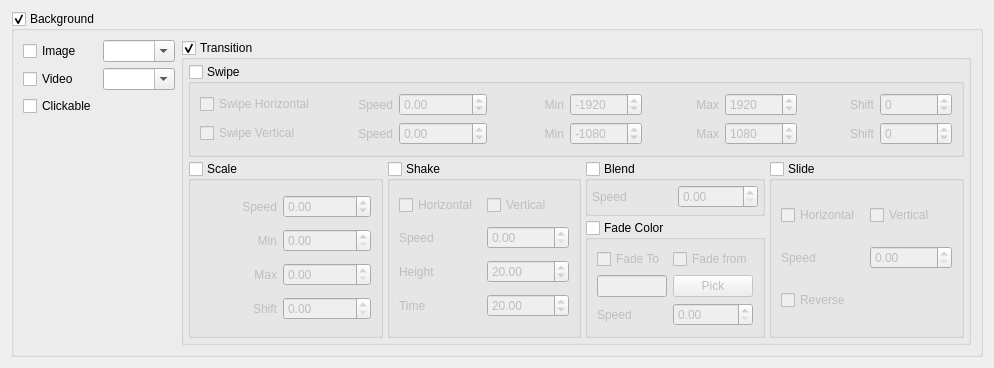
<?xml version="1.0" encoding="UTF-8"?>
<ui version="4.0">
 <class>BackgroundEditDialog</class>
 <widget class="QDialog" name="BackgroundEditDialog">
  <property name="geometry">
   <rect>
    <x>0</x>
    <y>0</y>
    <width>994</width>
    <height>368</height>
   </rect>
  </property>
  <property name="windowTitle">
   <string>Dialog</string>
  </property>
  <layout class="QGridLayout" name="gridLayout">
   <item row="0" column="1">
    <widget class="QGroupBox" name="background_box">
     <property name="title">
      <string>Background</string>
     </property>
     <property name="checkable">
      <bool>true</bool>
     </property>
     <layout class="QGridLayout" name="gridLayout_2">
      <item row="1" column="0">
       <widget class="QCheckBox" name="video_checkbox">
        <property name="maximumSize">
         <size>
          <width>100</width>
          <height>16777215</height>
         </size>
        </property>
        <property name="text">
         <string>Video</string>
        </property>
       </widget>
      </item>
      <item row="4" column="0" colspan="2">
       <widget class="QLabel" name="preview">
        <property name="maximumSize">
         <size>
          <width>16777215</width>
          <height>16777215</height>
         </size>
        </property>
        <property name="text">
         <string/>
        </property>
       </widget>
      </item>
      <item row="0" column="1">
       <widget class="QComboBox" name="image_combobox">
        <property name="editable">
         <bool>true</bool>
        </property>
       </widget>
      </item>
      <item row="1" column="1">
       <widget class="QComboBox" name="video_combobox">
        <property name="editable">
         <bool>true</bool>
        </property>
       </widget>
      </item>
      <item row="0" column="0">
       <widget class="QCheckBox" name="imageCheckbox">
        <property name="maximumSize">
         <size>
          <width>100</width>
          <height>16777215</height>
         </size>
        </property>
        <property name="text">
         <string>Image</string>
        </property>
       </widget>
      </item>
      <item row="0" column="2" rowspan="6">
       <widget class="QGroupBox" name="transition_combobox">
        <property name="title">
         <string>Transition</string>
        </property>
        <property name="checkable">
         <bool>true</bool>
        </property>
        <layout class="QGridLayout" name="gridLayout_3">
         <property name="leftMargin">
          <number>4</number>
         </property>
         <property name="topMargin">
          <number>4</number>
         </property>
         <property name="rightMargin">
          <number>4</number>
         </property>
         <property name="bottomMargin">
          <number>4</number>
         </property>
         <property name="spacing">
          <number>4</number>
         </property>
         <item row="0" column="0" colspan="4">
          <widget class="QGroupBox" name="swipe_groupbox">
           <property name="title">
            <string>Swipe</string>
           </property>
           <property name="checkable">
            <bool>true</bool>
           </property>
           <property name="checked">
            <bool>false</bool>
           </property>
           <layout class="QGridLayout" name="gridLayout_4">
            <item row="0" column="6">
             <widget class="QSpinBox" name="swipe_h_max">
              <property name="minimum">
               <number>-100000</number>
              </property>
              <property name="maximum">
               <number>100000</number>
              </property>
              <property name="value">
               <number>1920</number>
              </property>
             </widget>
            </item>
            <item row="1" column="5">
             <widget class="QLabel" name="label_6">
              <property name="text">
               <string>Max</string>
              </property>
              <property name="alignment">
               <set>Qt::AlignRight|Qt::AlignTrailing|Qt::AlignVCenter</set>
              </property>
             </widget>
            </item>
            <item row="0" column="7">
             <widget class="QLabel" name="label_7">
              <property name="text">
               <string>Shift</string>
              </property>
              <property name="alignment">
               <set>Qt::AlignRight|Qt::AlignTrailing|Qt::AlignVCenter</set>
              </property>
             </widget>
            </item>
            <item row="0" column="5">
             <widget class="QLabel" name="label_3">
              <property name="text">
               <string>Max</string>
              </property>
              <property name="alignment">
               <set>Qt::AlignRight|Qt::AlignTrailing|Qt::AlignVCenter</set>
              </property>
             </widget>
            </item>
            <item row="1" column="2">
             <widget class="QDoubleSpinBox" name="swipe_v_speed">
              <property name="minimum">
               <double>-100000.000000000000000</double>
              </property>
              <property name="maximum">
               <double>100000.000000000000000</double>
              </property>
             </widget>
            </item>
            <item row="0" column="2">
             <widget class="QDoubleSpinBox" name="swipe_h_speed">
              <property name="minimum">
               <double>-100000.000000000000000</double>
              </property>
              <property name="maximum">
               <double>100000.000000000000000</double>
              </property>
             </widget>
            </item>
            <item row="1" column="0">
             <widget class="QCheckBox" name="swipe_v_checkbox">
              <property name="text">
               <string>Swipe Vertical</string>
              </property>
             </widget>
            </item>
            <item row="0" column="4">
             <widget class="QSpinBox" name="swipe_h_min">
              <property name="minimum">
               <number>-100000</number>
              </property>
              <property name="maximum">
               <number>100000</number>
              </property>
              <property name="value">
               <number>-1920</number>
              </property>
             </widget>
            </item>
            <item row="1" column="6">
             <widget class="QSpinBox" name="swipe_v_max">
              <property name="minimum">
               <number>-100000</number>
              </property>
              <property name="maximum">
               <number>100000</number>
              </property>
              <property name="value">
               <number>1080</number>
              </property>
             </widget>
            </item>
            <item row="1" column="4">
             <widget class="QSpinBox" name="swipe_v_min">
              <property name="minimum">
               <number>-100000</number>
              </property>
              <property name="maximum">
               <number>100000</number>
              </property>
              <property name="value">
               <number>-1080</number>
              </property>
             </widget>
            </item>
            <item row="0" column="3">
             <widget class="QLabel" name="label_2">
              <property name="text">
               <string>Min</string>
              </property>
              <property name="alignment">
               <set>Qt::AlignRight|Qt::AlignTrailing|Qt::AlignVCenter</set>
              </property>
             </widget>
            </item>
            <item row="1" column="3">
             <widget class="QLabel" name="label_5">
              <property name="text">
               <string>Min</string>
              </property>
              <property name="alignment">
               <set>Qt::AlignRight|Qt::AlignTrailing|Qt::AlignVCenter</set>
              </property>
             </widget>
            </item>
            <item row="1" column="1">
             <widget class="QLabel" name="label_4">
              <property name="text">
               <string>Speed</string>
              </property>
              <property name="alignment">
               <set>Qt::AlignRight|Qt::AlignTrailing|Qt::AlignVCenter</set>
              </property>
             </widget>
            </item>
            <item row="0" column="0">
             <widget class="QCheckBox" name="swipe_h_checkbox">
              <property name="text">
               <string>Swipe Horizontal</string>
              </property>
             </widget>
            </item>
            <item row="0" column="8">
             <widget class="QSpinBox" name="swipe_h_shift">
              <property name="minimum">
               <number>-10000</number>
              </property>
              <property name="maximum">
               <number>10000</number>
              </property>
             </widget>
            </item>
            <item row="1" column="7">
             <widget class="QLabel" name="label_8">
              <property name="text">
               <string>Shift</string>
              </property>
              <property name="alignment">
               <set>Qt::AlignRight|Qt::AlignTrailing|Qt::AlignVCenter</set>
              </property>
             </widget>
            </item>
            <item row="1" column="8">
             <widget class="QSpinBox" name="swipe_v_shift">
              <property name="minimum">
               <number>-10000</number>
              </property>
              <property name="maximum">
               <number>10000</number>
              </property>
             </widget>
            </item>
            <item row="0" column="1">
             <widget class="QLabel" name="label_17">
              <property name="text">
               <string>Speed</string>
              </property>
              <property name="alignment">
               <set>Qt::AlignRight|Qt::AlignTrailing|Qt::AlignVCenter</set>
              </property>
             </widget>
            </item>
           </layout>
          </widget>
         </item>
         <item row="1" column="2">
          <widget class="QGroupBox" name="blend_checkbox">
           <property name="maximumSize">
            <size>
             <width>180</width>
             <height>16777215</height>
            </size>
           </property>
           <property name="title">
            <string>Blend</string>
           </property>
           <property name="checkable">
            <bool>true</bool>
           </property>
           <property name="checked">
            <bool>false</bool>
           </property>
           <layout class="QGridLayout" name="gridLayout_7">
            <property name="leftMargin">
             <number>4</number>
            </property>
            <property name="topMargin">
             <number>4</number>
            </property>
            <property name="rightMargin">
             <number>4</number>
            </property>
            <property name="bottomMargin">
             <number>4</number>
            </property>
            <item row="0" column="0">
             <widget class="QLabel" name="label_15">
              <property name="text">
               <string>Speed</string>
              </property>
             </widget>
            </item>
            <item row="0" column="1">
             <widget class="QDoubleSpinBox" name="blend_speed">
              <property name="maximum">
               <double>10000.000000000000000</double>
              </property>
             </widget>
            </item>
           </layout>
          </widget>
         </item>
         <item row="2" column="2">
          <widget class="QGroupBox" name="fade_groupbox">
           <property name="maximumSize">
            <size>
             <width>180</width>
             <height>16777215</height>
            </size>
           </property>
           <property name="title">
            <string>Fade Color</string>
           </property>
           <property name="checkable">
            <bool>true</bool>
           </property>
           <property name="checked">
            <bool>false</bool>
           </property>
           <layout class="QGridLayout" name="gridLayout_8">
            <item row="1" column="0">
             <widget class="QLineEdit" name="color"/>
            </item>
            <item row="0" column="0">
             <widget class="QCheckBox" name="fade_to">
              <property name="text">
               <string>Fade To</string>
              </property>
             </widget>
            </item>
            <item row="0" column="2">
             <widget class="QCheckBox" name="fade_from">
              <property name="text">
               <string>Fade from</string>
              </property>
             </widget>
            </item>
            <item row="1" column="2">
             <widget class="QPushButton" name="pick_button">
              <property name="text">
               <string>Pick</string>
              </property>
             </widget>
            </item>
            <item row="2" column="0">
             <widget class="QLabel" name="label_18">
              <property name="text">
               <string>Speed</string>
              </property>
             </widget>
            </item>
            <item row="2" column="2">
             <widget class="QDoubleSpinBox" name="fade_speed">
              <property name="maximum">
               <double>1000.000000000000000</double>
              </property>
             </widget>
            </item>
           </layout>
          </widget>
         </item>
         <item row="1" column="1" rowspan="2">
          <widget class="QGroupBox" name="shake_groupbox">
           <property name="title">
            <string>Shake</string>
           </property>
           <property name="checkable">
            <bool>true</bool>
           </property>
           <property name="checked">
            <bool>false</bool>
           </property>
           <layout class="QGridLayout" name="gridLayout_6">
            <item row="5" column="1">
             <widget class="QDoubleSpinBox" name="shake_time">
              <property name="maximum">
               <double>1000.000000000000000</double>
              </property>
              <property name="value">
               <double>20.000000000000000</double>
              </property>
             </widget>
            </item>
            <item row="3" column="0">
             <widget class="QLabel" name="label_12">
              <property name="text">
               <string>Speed</string>
              </property>
             </widget>
            </item>
            <item row="5" column="0">
             <widget class="QLabel" name="label_14">
              <property name="text">
               <string>Time</string>
              </property>
             </widget>
            </item>
            <item row="4" column="0">
             <widget class="QLabel" name="label_13">
              <property name="text">
               <string>Height</string>
              </property>
             </widget>
            </item>
            <item row="3" column="1">
             <widget class="QDoubleSpinBox" name="shake_speed">
              <property name="maximum">
               <double>10000.000000000000000</double>
              </property>
             </widget>
            </item>
            <item row="4" column="1">
             <widget class="QDoubleSpinBox" name="shake_height">
              <property name="maximum">
               <double>1000.000000000000000</double>
              </property>
              <property name="value">
               <double>20.000000000000000</double>
              </property>
             </widget>
            </item>
            <item row="2" column="1">
             <widget class="QCheckBox" name="shake_vertical">
              <property name="text">
               <string>Vertical</string>
              </property>
             </widget>
            </item>
            <item row="2" column="0">
             <widget class="QCheckBox" name="shake_horizontal">
              <property name="text">
               <string>Horizontal</string>
              </property>
             </widget>
            </item>
           </layout>
          </widget>
         </item>
         <item row="1" column="0" rowspan="2">
          <widget class="QGroupBox" name="scale_groupbox">
           <property name="title">
            <string>Scale</string>
           </property>
           <property name="checkable">
            <bool>true</bool>
           </property>
           <property name="checked">
            <bool>false</bool>
           </property>
           <layout class="QGridLayout" name="gridLayout_5">
            <item row="0" column="0">
             <widget class="QLabel" name="label">
              <property name="text">
               <string>Speed</string>
              </property>
              <property name="alignment">
               <set>Qt::AlignRight|Qt::AlignTrailing|Qt::AlignVCenter</set>
              </property>
             </widget>
            </item>
            <item row="0" column="1">
             <widget class="QDoubleSpinBox" name="scale_speed">
              <property name="minimum">
               <double>-100000.000000000000000</double>
              </property>
              <property name="maximum">
               <double>100000.000000000000000</double>
              </property>
             </widget>
            </item>
            <item row="1" column="0">
             <widget class="QLabel" name="label_10">
              <property name="text">
               <string>Min</string>
              </property>
              <property name="alignment">
               <set>Qt::AlignRight|Qt::AlignTrailing|Qt::AlignVCenter</set>
              </property>
             </widget>
            </item>
            <item row="2" column="0">
             <widget class="QLabel" name="label_11">
              <property name="text">
               <string>Max</string>
              </property>
              <property name="alignment">
               <set>Qt::AlignRight|Qt::AlignTrailing|Qt::AlignVCenter</set>
              </property>
             </widget>
            </item>
            <item row="3" column="0">
             <widget class="QLabel" name="label_9">
              <property name="text">
               <string>Shift</string>
              </property>
              <property name="alignment">
               <set>Qt::AlignRight|Qt::AlignTrailing|Qt::AlignVCenter</set>
              </property>
             </widget>
            </item>
            <item row="1" column="1">
             <widget class="QDoubleSpinBox" name="scale_min"/>
            </item>
            <item row="2" column="1">
             <widget class="QDoubleSpinBox" name="scale_max"/>
            </item>
            <item row="3" column="1">
             <widget class="QDoubleSpinBox" name="scale_shift"/>
            </item>
           </layout>
          </widget>
         </item>
         <item row="1" column="3" rowspan="2">
          <widget class="QGroupBox" name="slide_groupbox">
           <property name="title">
            <string>Slide</string>
           </property>
           <property name="checkable">
            <bool>true</bool>
           </property>
           <property name="checked">
            <bool>false</bool>
           </property>
           <layout class="QGridLayout" name="gridLayout_9">
            <item row="0" column="0">
             <widget class="QCheckBox" name="slide_horizontal">
              <property name="text">
               <string>Horizontal</string>
              </property>
             </widget>
            </item>
            <item row="1" column="1">
             <widget class="QDoubleSpinBox" name="slide_speed">
              <property name="maximum">
               <double>1000.000000000000000</double>
              </property>
             </widget>
            </item>
            <item row="0" column="1">
             <widget class="QCheckBox" name="slide_vertical">
              <property name="text">
               <string>Vertical</string>
              </property>
             </widget>
            </item>
            <item row="1" column="0">
             <widget class="QLabel" name="label_16">
              <property name="text">
               <string>Speed</string>
              </property>
             </widget>
            </item>
            <item row="2" column="0" colspan="2">
             <widget class="QCheckBox" name="slide_reverse">
              <property name="text">
               <string>Reverse</string>
              </property>
             </widget>
            </item>
           </layout>
          </widget>
         </item>
        </layout>
       </widget>
      </item>
      <item row="2" column="0">
       <widget class="QCheckBox" name="clickable_checkbox">
        <property name="maximumSize">
         <size>
          <width>100</width>
          <height>16777215</height>
         </size>
        </property>
        <property name="text">
         <string>Clickable</string>
        </property>
        <property name="checked">
         <bool>false</bool>
        </property>
        <property name="tristate">
         <bool>true</bool>
        </property>
       </widget>
      </item>
     </layout>
    </widget>
   </item>
  </layout>
 </widget>
 <resources/>
 <connections/>
</ui>
